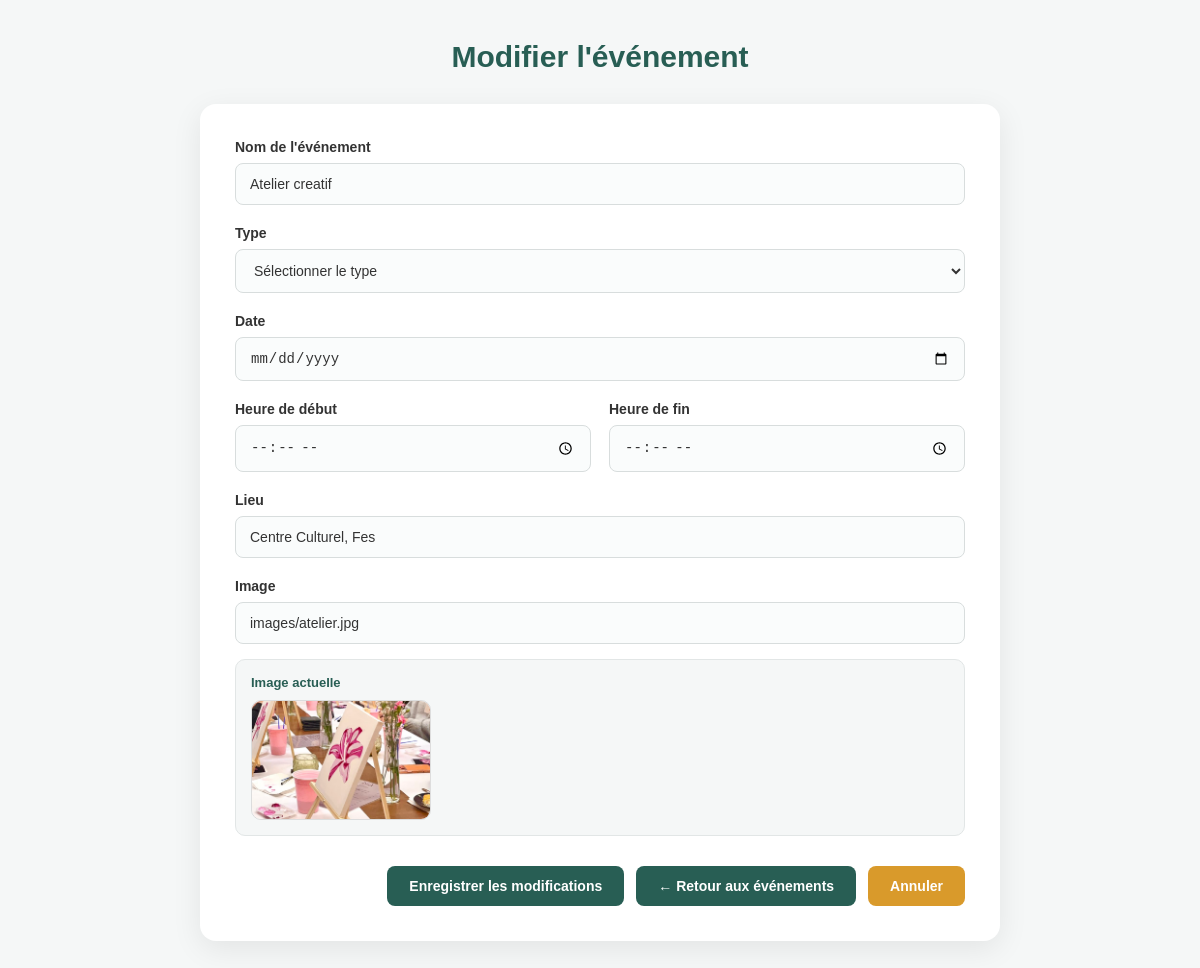
The app's page /modifier.php?id=4 (signed in) with its own data.
### tables this page shows
CREATE TABLE `evenements` (
  `id_evenement` int(11) NOT NULL,
  `nom` varchar(100) NOT NULL,
  `type` varchar(100) NOT NULL,
  `date_evenement` date NOT NULL,
  `lieu` varchar(255) NOT NULL,
  `heure` time NOT NULL,
  `image` varchar(255) DEFAULT NULL
);

### modifier.php (the view, shortened to what this page needs)
<?php
include("connexion.php");
$id = (int) $_GET['id'];
$stmt = $pdo->prepare("
    SELECT *
    FROM evenements
    WHERE id_evenement = ?
");
$stmt->execute([$id]);
$evenement = $stmt->fetch(PDO::FETCH_ASSOC);
?>
<!DOCTYPE html>
<html lang="fr">
<head>
</head>
<body>
<div class="container">
    <h1>Modifier l'événement</h1>
    <div class="form-container">
        <form method="POST">
            <div class="form-group">
                <label>Nom de l'événement</label>
                <input
                    type="text"
                    name="nom"
                    value="<?= htmlspecialchars($evenement['nom']) ?>"
                    required
                >
            </div>
            <div class="form-group">
                <label>Type</label>
                <select name="type" required>
                    <option value="">Sélectionner le type</option>
                </select>
            </div>
            <div class="form-group">
                <label>Date</label>
                <input
                    type="date"
                    name="date_evenement"
                    value="<?= htmlspecialchars($evenement['date_evenement']) ?>"
                    required
                >
            </div>
            <div class="heure-container">
                <div class="form-group">
                    <label>Heure de début</label>
                    <input
                        type="time"
                        name="heure_debut"
                        value="<?= htmlspecialchars($evenement['heure_debut'] ?? '') ?>"
                        required
                    >
                </div>
                <div class="form-group">
                    <label>Heure de fin</label>
                    <input
                        type="time"
                        name="heure_fin"
                        value="<?= htmlspecialchars($evenement['heure_fin'] ?? '') ?>"
                        required
                    >
                </div>
            </div>
            <div class="form-group">
                <label>Lieu</label>
                <input
                    type="text"
                    name="lieu"
                    value="<?= htmlspecialchars($evenement['lieu']) ?>"
                    required
                >
            </div>
            <div class="form-group">
                <label>Image</label>
                <input
                    type="text"
                    name="image"
                    value="<?= htmlspecialchars($evenement['image']) ?>"
                    placeholder="exemple.jpg"
                    required
                >
                <?php if (!empty($evenement['image'])): ?>
                    <div class="current-image">
                        <p>Image actuelle</p>
                        <img
                            src="<?= htmlspecialchars($evenement['image']) ?>"
                            alt="Image événement"
                        >
                    </div>
                <?php endif; ?>
            </div>
            <div class="buttons">
                <button
                    type="submit"
                    name="modifier"
                >
                    Enregistrer les modifications
                </button>
                <a
                    href="gestion_evenements.php"
                    class="btn-retour"
                >
                    ← Retour aux événements
                </a>
                <a
                    href="gestion_evenements.php"
                    class="btn-annuler"
                >
                    Annuler
                </a>
            </div>
        </form>
    </div>
</div>
</body>
</html>

### modifier.php (style rules this page uses)
* { box-sizing: border-box; margin: 0; padding: 0; }
body { font-family: Arial, sans-serif; background: #f5f7f7; min-height: 100vh; padding: 40px 20px; color: #333; }
.container { width: 100%; max-width: 800px; margin: auto; }
h1 { text-align: center; color: #285e54; font-size: 30px; margin-bottom: 30px; }
.form-container { background: white; padding: 35px; border-radius: 16px; box-shadow: 0 8px 30px rgba(0, 0, 0, 0.08); }
.form-group { margin-bottom: 20px; }
label { display: block; margin-bottom: 8px; font-weight: bold; color: #333; font-size: 14px; }
input, select { width: 100%; padding: 12px 14px; border: 1px solid #d8dddd; border-radius: 8px; font-size: 14px; background: #fafcfc; color: #333; outline: none; transition: 0.3s; }
.heure-container { display: grid; grid-template-columns: 1fr 1fr; gap: 18px; }
.current-image { margin-top: 15px; padding: 15px; background: #f5f7f7; border-radius: 10px; border: 1px solid #e2e6e6; }
.current-image p { color: #285e54; font-size: 13px; font-weight: bold; margin-bottom: 10px; }
.current-image img { width: 180px; height: 120px; object-fit: cover; border-radius: 10px; border: 1px solid #ddd; display: block; }
.buttons { margin-top: 30px; display: flex; justify-content: flex-end; align-items: center; gap: 12px; }
button { border: none; background: #285e54; color: white; padding: 12px 22px; border-radius: 8px; font-size: 14px; font-weight: bold; cursor: pointer; transition: 0.3s; }
.btn-retour { display: inline-flex; align-items: center; justify-content: center; gap: 6px; background: #285e54; color: white; text-decoration: none; padding: 12px 22px; border-radius: 8px; font-size: 14px; font-weight: bold; transition: 0.3s; }
.btn-annuler { background: #d99a2b; color: white; text-decoration: none; padding: 12px 22px; border-radius: 8px; font-size: 14px; font-weight: bold; transition: 0.3s; }

### records on screen
evenements: nom "Atelier creatif", lieu "Centre Culturel, Fes", image "images/atelier.jpg", image (picture)
